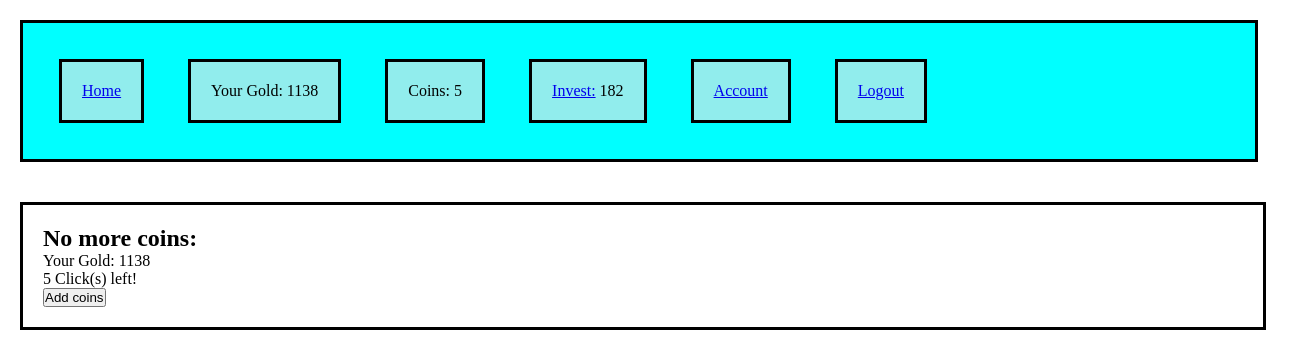
The page /no_more_coins (signed in) on the database its author committed.
### app1/models.py (models this page shows)
class User(models.Model):
    email = models.CharField(max_length=100)
    username =models.CharField(max_length=100)
    password = models.CharField(max_length=100)
    account_balance = models.IntegerField()
    coins = models.IntegerField()
    invested_balance = models.IntegerField()
    date_joined = models.DateTimeField(auto_now_add=True)
    investment_click_counter = models.IntegerField()
    coin_click_counter = models.IntegerField()
    level = models.IntegerField()
    objects = UserManager()

### app1/views.py (the view)
# urls.py: path('no_more_coins',views.no_more_coins),
def no_more_coins(request):
    user = User.objects.get(id=request.session['user_id'])
    context = {
    "user":user
}
    return render(request, "no_more_coins.html",context)

### app1/templates/no_more_coins.html (shortened to what this page needs)
<!DOCTYPE html>
<html>
  <head>
    {% load static %}
    <link rel="stylesheet" href="{% static 'css/invest.css' %}">
  </head>
  <body>
    <div id='above_wrapper'>
      <div><p><a href='/'>Home</a> </p></div>
      <div><p>Your Gold: {{user.account_balance}}</p></div>
      <div><p>Coins: {{user.coins}}</p></div>
      <div><p><a href='/display_invest'>Invest:</a> {{user.invested_balance}}</p></div>
      <div><p><a href='/display_account'>Account</a></p></div>
      <div><p><a href='/logout'>Logout</a></p></div>
</div>
        <div id='no_more_coins'><h2>No more coins:</h2>
        <p>Your Gold: {{user.account_balance}}</p>
        <p>{{user.coin_click_counter}} Click(s) left!</p>
        <form  action="/add_coins" method="post">
            <button name='add_coins' type="submit">Add coins</button>
        </form>
      </div>
  </body>
</html>

### app1/static/css/invest.css (style rules this page uses)
* { margin: 0px; padding: 0px; }
body { background-image: url("https://images.pexels.com/photos/3483098/pexels-photo-3483098.jpeg"); background-size: 100%; }
div { width:auto; margin:20px; background-color: rgba(230, 227, 227, 0.63); border: solid black 3px; display: inline-block; padding:20px; }
#above_wrapper { width: 1200px; background-color: cyan; margin: 20px; padding: 16px; }
#no_more_coins { width: 1200px; background-color: rgba(255, 255, 255, 0.849); }

### rows shown on the page
User: account_balance "1138", coins "5", invested_balance "182", coin_click_counter "5"
